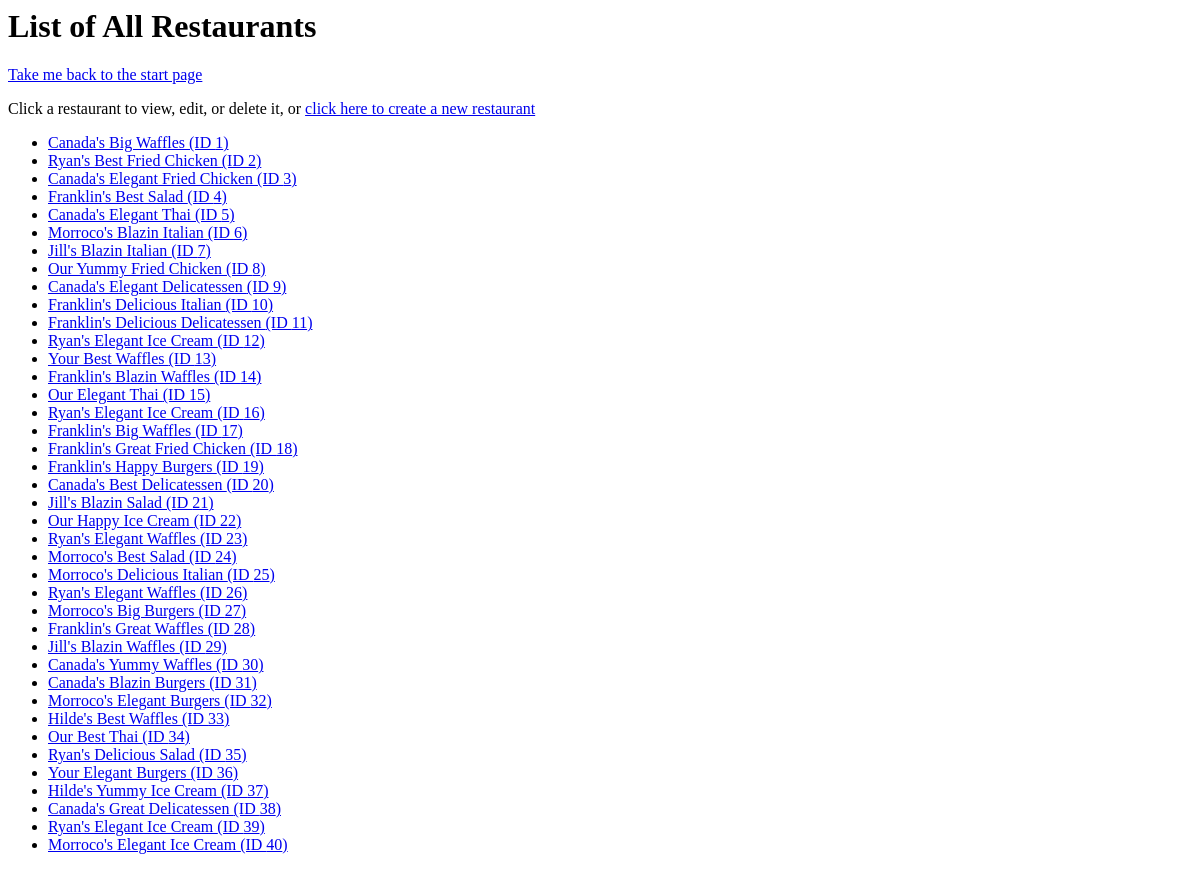
The page /restaurants/ on the database as committed earlier.
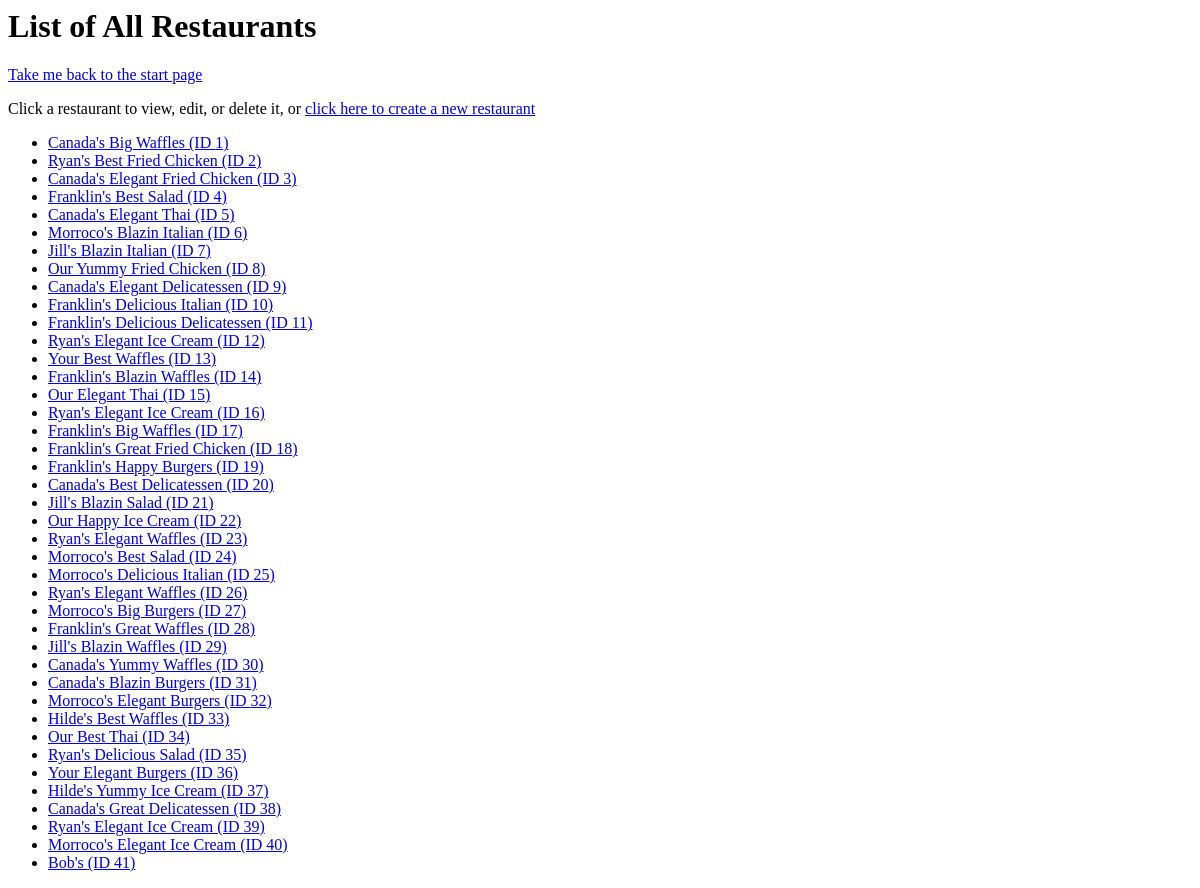
The same page on the database as committed later.
### database_setup.py (models this page shows, shortened)
class Restaurant(Base):
	__tablename__ = 'restaurant'
	id = Column(Integer, primary_key=True)
	name = Column(String(250), nullable=False)
	cuisine_id = Column(Integer, ForeignKey('cuisine.id'))
	cuisine = relationship(Cuisine)

### project.py (the view)
@app.route('/restaurants/')
def restaurants():
        restaurants = RestaurantManager.getRestaurants()
        return render_template("Restaurants.html",
                               restaurants=restaurants)

### RestaurantManager.py (called while the page is built)
def getRestaurantDBSession():
    engine = create_engine('sqlite:///restaurants.db')
    Base.metadata.bind = engine
    DBSession = sessionmaker(bind=engine)
    session = DBSession()
    return session

def getRestaurants(cuisine_id=None):
    session = getRestaurantDBSession()
    if cuisine_id is not None:
        restaurants = session.query(Restaurant).\
                      filter_by(cuisine_id=cuisine_id).all()
    else:
        restaurants = session.query(Restaurant).\
                      order_by(Restaurant.id).all()
    session.close()
    return restaurants

### templates/Restaurants.html (shortened to what this page needs)
<html>
<body>
	<h1 class='header'>List of All Restaurants</h1>
	<p>
		<a class='back' href="{{url_for('restaurantManagerIndex')}}">
			Take me back to the start page
		</a>
	</p>
	<p>
		Click a restaurant to view, edit, or delete it, or
		<a href="{{url_for('addRestaurant')}}">
			click here to create a new restaurant
		</a>
	</p>
	<ul>
	{% for r in restaurants %}
		<li class='restaurant'>
			<a href="{{url_for('restaurant',
							 	restaurant_id=r.id)}}">
				{{r.name}} (ID {{r.id}})
			</a>
		</li>
	{% endfor %}
	</ul>
</body>
</html>

Rows that differ between the two databases and show on the page:
added Restaurant: name "Bob's", id "41"
